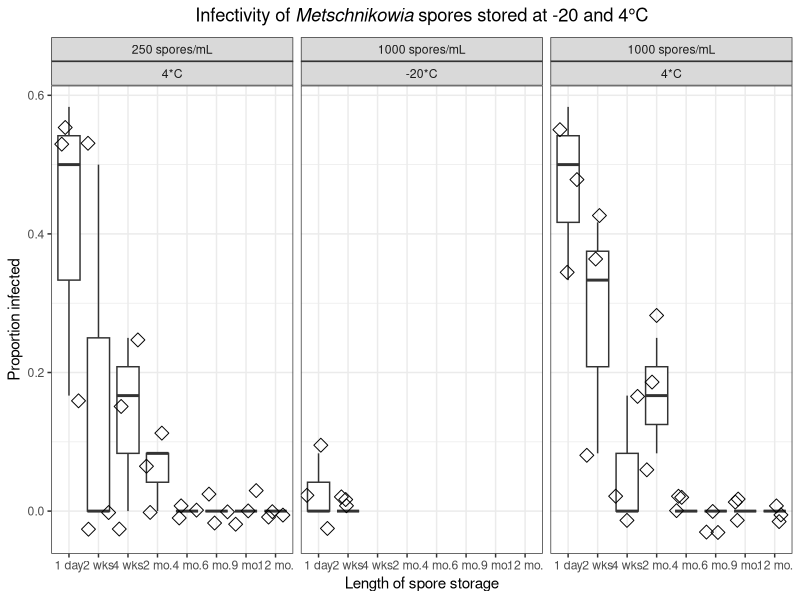
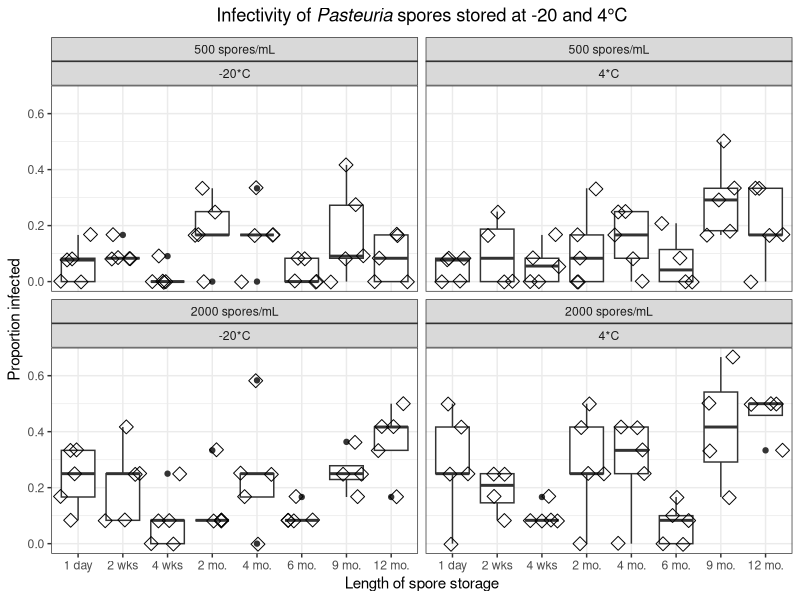
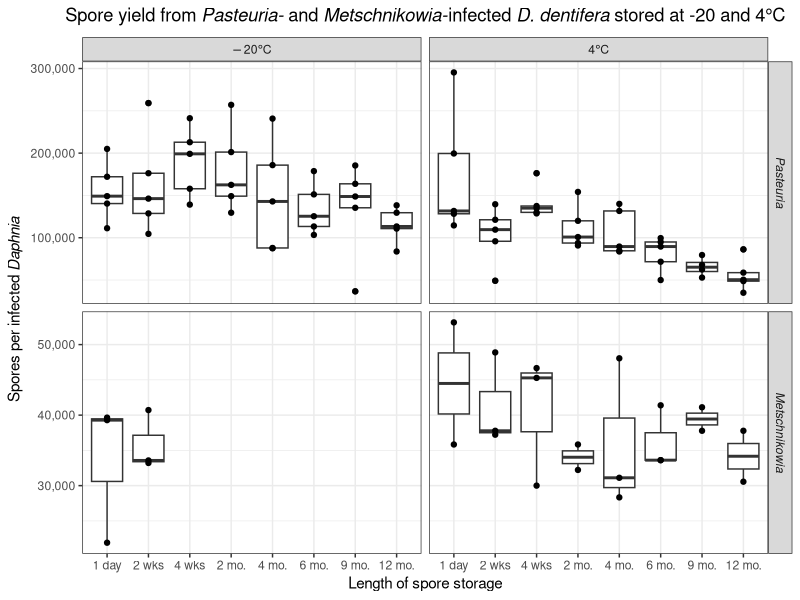

Recreate these plots in R, in order.
## ---- chunk 1
knitr::opts_chunk$set(echo = TRUE)
## ---- chunk 2
library(tidyverse)
library(cowplot)
## ---- chunk 3
sporedata <- read.csv("SporeStorage.csv")
colnames(sporedata)

sporedata$reptube <- substr(sporedata$Rep, start = 1, stop = 1)
sporedata$repbeaker <- substr(sporedata$Rep, start = 2, stop = 2)

sporedata$propinf <- sporedata$Infected/sporedata$Total.checked

#NOTE: excluding the one Pasteuria tube that had an oddly low spore count with no explanation noted in lab notebook about how Katie got enough spores to do the exposures
sporedata <- sporedata %>%
  subset(sporedata$Possible.problem < 1)

summarydata <- sporedata %>%
  group_by(Storage.length,Parasite,Dose,Fridge.or.freezer,reptube) %>%
  summarise(sumchecked = sum(Total.checked), suminfected = sum(Infected))

summarydata$propinf <- summarydata$suminfected/summarydata$sumchecked

## ---- chunk 4
summarydata$Storage.length <- plyr::mapvalues(summarydata$Storage.length, from = c("1 day","2 weeks","4 weeks","2 months","4 months","6 months","9 months","1 year"), to = c("1 day","2 wks", "4 wks","2 mo.","4 mo.","6 mo.","9 mo.","12 mo."))

summarydata$Storage.length <- factor(summarydata$Storage.length, 
                                            c("1 day","2 wks", "4 wks","2 mo.","4 mo.","6 mo.","9 mo.","12 mo."))

summarydata$Parasite <- str_replace(summarydata$Parasite,"Metsch","Metschnikowia")

summarydata$Dose <- as.factor(summarydata$Dose)

summarydata$storagetemp <- plyr::mapvalues(summarydata$Fridge.or.freezer, from = c("Fridge","Freezer"), to = c("4*C", "-20*C"))
## ---- chunk 5
summarydata$Dose <- plyr::mapvalues(summarydata$Dose, from = c("250","1000"), to = c("250 spores/mL", "1000 spores/mL"))

metschplottitle <- expression(paste("Infectivity of"~italic("Metschnikowia "),"spores stored at -20 and 4°C"))

metschplotplusboxplot <- summarydata %>%
  filter(Parasite=="Metschnikowia") %>%
  ggplot(aes(x=Storage.length,y=propinf)) +
  geom_boxplot() +
  geom_point(shape=5,size=3,position=position_jitter()) +
  theme_bw()  + facet_wrap(Dose~storagetemp) +
  ggtitle(metschplottitle) +
  theme(plot.title = element_text(hjust = 0.5)) +
  xlab("Length of spore storage") +
  ylab("Proportion infected") +
  theme(legend.position="none")

metschplotplusboxplot
save_plot("metschplotplusboxplot.jpg", metschplotplusboxplot, base_width = 10, base_height = 3)

summarydata$Dose <- plyr::mapvalues(summarydata$Dose, from = c("500","2000"), to = c("500 spores/mL", "2000 spores/mL"))

pastplottitle <- expression(paste("Infectivity of"~italic("Pasteuria "),"spores stored at -20 and 4°C"))

pastplotplusboxplot <- summarydata %>%
  filter(Parasite=="Pasteuria") %>%
  ggplot(aes(x=Storage.length,y=propinf)) +
  geom_boxplot() +
  geom_point(shape=5,size=3,position=position_jitter()) +
  theme_bw()  + facet_wrap(Dose~storagetemp) +
  ggtitle(pastplottitle) +
  theme(plot.title = element_text(hjust = 0.5)) +
  xlab("Length of spore storage") +
  ylab("Proportion infected") +
  theme(legend.position="none")

pastplotplusboxplot
save_plot("pastplotplusboxplot.jpg", pastplotplusboxplot, base_width = 8, base_height = 6)
## ---- chunk 6
summarydata$lengthdays <- plyr::mapvalues(summarydata$Storage.length, from = c("1 day","2 wks", "4 wks","2 mo.","4 mo.","6 mo.","9 mo.","12 mo."), to = c("1", "14", "28",  "78", "120", "189", "273", "358"))
#str(summarydata)

summarydata$lengthdays <- as.numeric(as.character(summarydata$lengthdays))

#str(summarydata)

summarydata$sumuninfected <- (summarydata$sumchecked - summarydata$suminfected)

metschfridgedata <- summarydata %>%
  subset(summarydata$Parasite == "Metschnikowia" & summarydata$Fridge.or.freezer == "Fridge")

# resource for this approach: http://www.simonqueenborough.info/R/stats-basic/glm.html
metschfridgedatay <- cbind(metschfridgedata$suminfected, metschfridgedata$sumuninfected)

metschfridgemodel1<- glm(metschfridgedatay~metschfridgedata$Dose*metschfridgedata$lengthdays,family = binomial)

summary(metschfridgemodel1)

pastdata <- summarydata %>%
  subset(summarydata$Parasite == "Pasteuria")

pastdatay <- cbind(pastdata$suminfected, pastdata$sumuninfected)

pastmodel1<- glm(pastdatay~pastdata$storagetemp*pastdata$lengthdays*pastdata$Dose,family = binomial)

summary(pastmodel1)
## ---- chunk 7
sporecountdata <- read.csv("SporeStorageSporeCounts.csv")
sporecountdata <- subset(sporecountdata, Exclude < 1)

sporecountdata$Fridge.or.freezer <- ifelse(sporecountdata$Storage.Temp == 4,"Fridge","Freezer")

sporecountdata$Storage.Length <- factor(sporecountdata$Storage.Length, 
                                            c("1 day","2 wks", "4 wks","2 mo.","4 mo.","6 mo.","9 mo.","12 mo."))

sporecountdata$lengthdays <- plyr::mapvalues(sporecountdata$Storage.Length, from = c("1 day","2 wks", "4 wks","2 mo.","4 mo.","6 mo.","9 mo.","12 mo."), to = c("1", "14", "28",  "78", "120", "189", "273", "358"))

sporecountdata$lengthdays <- as.numeric(as.character(sporecountdata$lengthdays))


metschfridgesporedata <- sporecountdata %>%
  subset(sporecountdata$Parasite == "Metsch" & sporecountdata$Fridge.or.freezer == "Fridge")

metschfridgesporedata$lnSporesperDaphnia <- log(metschfridgesporedata$Spores.per.Daphnia)
metschfridgesporemodel1 <- lm(lnSporesperDaphnia~lengthdays,data=metschfridgesporedata)
summary(metschfridgesporemodel1)
## ---- chunk 8
pastsporedata <- sporecountdata %>%
  subset(sporecountdata$Parasite == "Pasteuria")

pastsporedata$lnSporesperDaphnia <- log(pastsporedata$Spores.per.Daphnia)
pastsporemodel1<- glm(lnSporesperDaphnia~lengthdays*Fridge.or.freezer,family = gaussian,data=pastsporedata)

summary(pastsporemodel1)

#Now looking to see if the decline is significant even in the freezer:
pastfreezersporedata <- pastsporedata %>%
  subset(pastsporedata$Fridge.or.freezer == "Freezer")

pastfreezersporemodel1<- glm(lnSporesperDaphnia~lengthdays,family = gaussian,data=pastfreezersporedata)

summary(pastfreezersporemodel1)
## ---- chunk 9
sporecountdata$Parasite <- plyr::mapvalues(sporecountdata$Parasite, from = c("Pasteuria","Metsch"), to = c("italic('Pasteuria')","italic('Metschnikowia')"))

sporecountdata$Storage.Temp <- plyr::mapvalues(sporecountdata$Storage.Temp, from = c("4","-20"), to = c("4*degree*C","-20*degree*C"))

sporecountdata$Spores.per.Daphnia.div <- sporecountdata$Spores.per.Daphnia/1000

sporecountdata$Parasite <- factor(sporecountdata$Parasite,
                                  c("italic('Pasteuria')","italic('Metschnikowia')"))

sporeplottitle <- expression(paste("Spore yield from"~italic("Pasteuria- "),"and"~italic("Metschnikowia-"),"infected"~italic("D. dentifera "),"stored at -20 and 4°C"))

point <- scales::format_format(big.mark = ",", scientific = FALSE)

sporecountboxplot <- sporecountdata %>%
  ggplot(aes(x=Storage.Length,y=Spores.per.Daphnia)) +
  geom_boxplot() +
  geom_point() +
  theme_bw()  + facet_grid(Parasite~Storage.Temp, scales="free_y",labeller=label_parsed) +
  ggtitle(sporeplottitle) +
  theme(plot.title = element_text(hjust = 0.5)) +
  scale_y_continuous(labels = point) +
#  scale_y_continuous(labels=scales::scientific) +
  xlab("Length of spore storage") +
  ylab(expression(paste("Spores per infected"~italic("Daphnia ")))) 

sporecountboxplot

save_plot("sporecountboxplot.jpg", sporecountboxplot, base_width = 9, base_height = 4)
